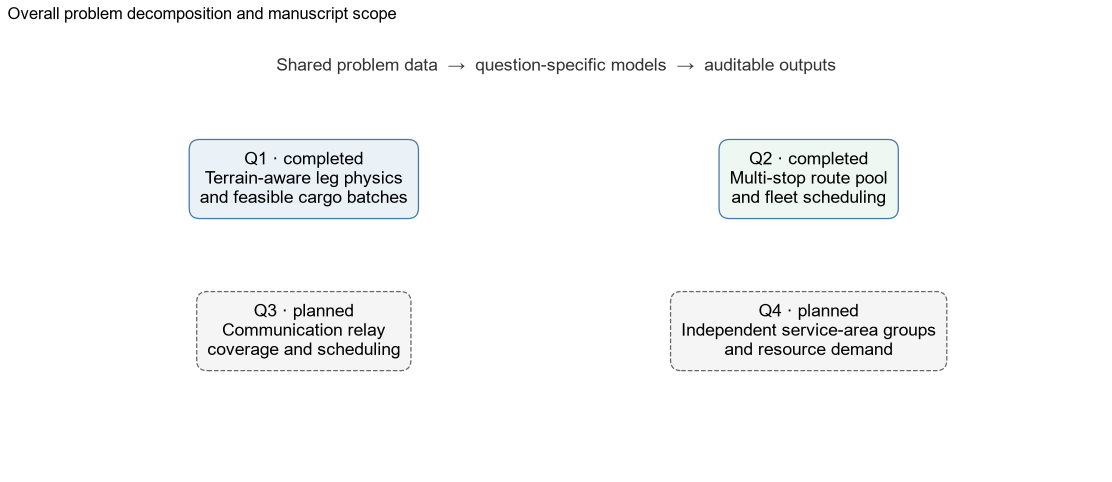
#> input picture figures/flow_overall_model.png, 2224 x 964 px, given in place of q1_fig02_mass_volume.png, which was not available (shown at 1/2 size)
$ python make_fig_contact.py
#> lines starting #> are read from the running program, lines starting #| are printed output that depends on the picture; pictures that were not available may be replaced by others from this repository, and a replacement may not be noted
from PIL import Image, ImageDraw
from pathlib import Path
base=Path('figures/q1_paper')
paths=[base/'q1_fig02_mass_volume.png',base/'q1_fig03_area_demand.png',base/'q1_fig04_candidate_reduction.png',base/'q1_fig06_frontier_cardinality.png',base/'q1_fig07_capacity_envelope.png',base/'q1_fig08_baseline_pareto.png',base/'q1_fig09_sortie_manifest.png',base/'q1_fig10_energy_sensitivity.png',Path('figures/raw_q2_mass_volume_priority.png'),Path('figures/raw_q2_desired_windows.png'),Path('figures/process_q2_pool_by_model.png'),Path('figures/process_q2_route_stop_counts.png'),Path('figures/process_q2_drone_schedule.png'),Path('figures/process_q2_pareto_archive.png'),Path('figures/result_q2_delivery_windows.png'),Path('figures/result_q2_fleet_energy.png')]
thumbs=[]
for i,p in enumerate(paths,1):
 im=Image.open(p).convert('RGB'); im.thumbnail((430,300))
#> after `im.thumbnail((430, 300))`:
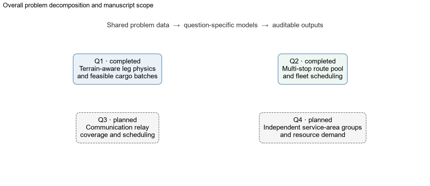
#> im: PIL image 430x186 RGB; mean R, G, B 247.8, 248.4, 248.6
 cell=Image.new('RGB',(450,338),'white'); cell.paste(im,((450-im.width)//2,24)); ImageDraw.Draw(cell).text((7,5),f'{i}: {p.name}',fill='black'); thumbs.append(cell)
#> after `cell = Image.new('RGB', (450, 338), 'white')`: cell: PIL image 450x338 RGB; every value is 255
#> after `cell.paste(im, ((450 - im.width) // 2, 24))`:
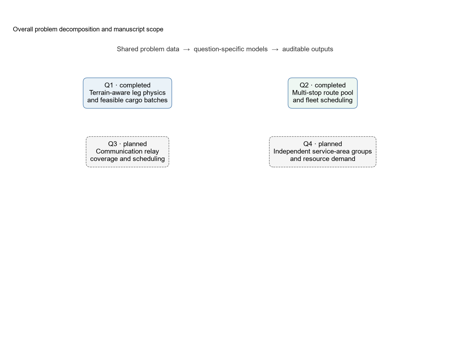
#> cell: PIL image 450x338 RGB; mean R, G, B 251.2, 251.5, 251.6
#> pass 2 of the loop `for i,p in enumerate(paths,1):`:
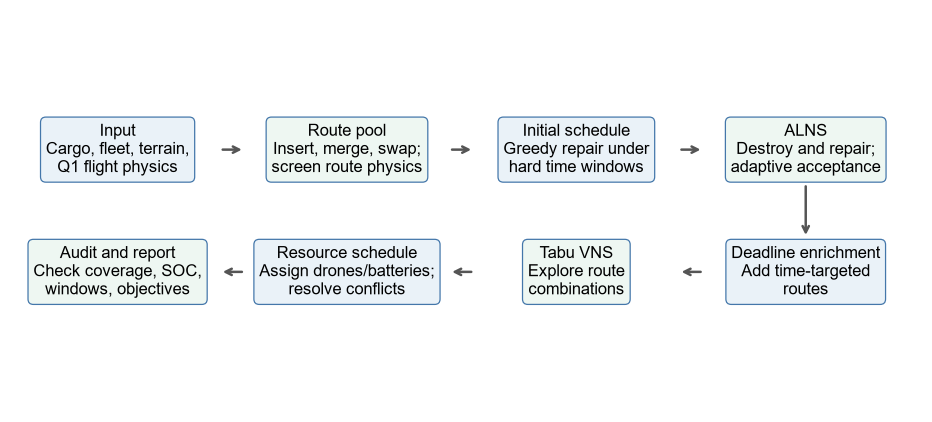
#> input picture figures/flow_q2_model.png, 1864 x 844 px, given in place of q1_fig03_area_demand.png, which was not available (shown at 1/2 size)
#> im: PIL image 1864x844 RGB
#> `im.thumbnail((430, 300))`:
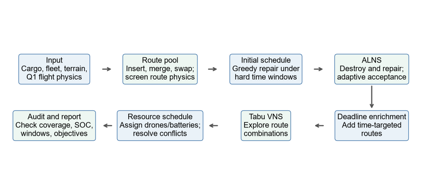
#> im: PIL image 430x195 RGB; mean R, G, B 242.5, 244.6, 245.3
#> `cell.paste(im, ((450 - im.width) // 2, 24))`:
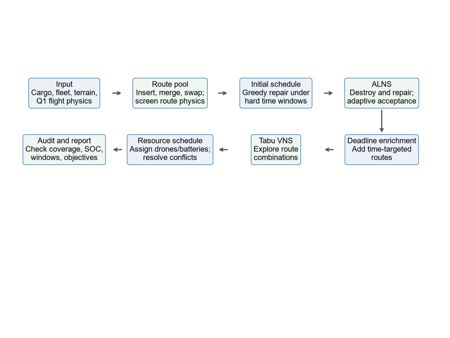
#> cell: PIL image 450x338 RGB; mean R, G, B 248.1, 249.3, 249.7
#> (the run stopped early here; a loop or call above may not have finished)
